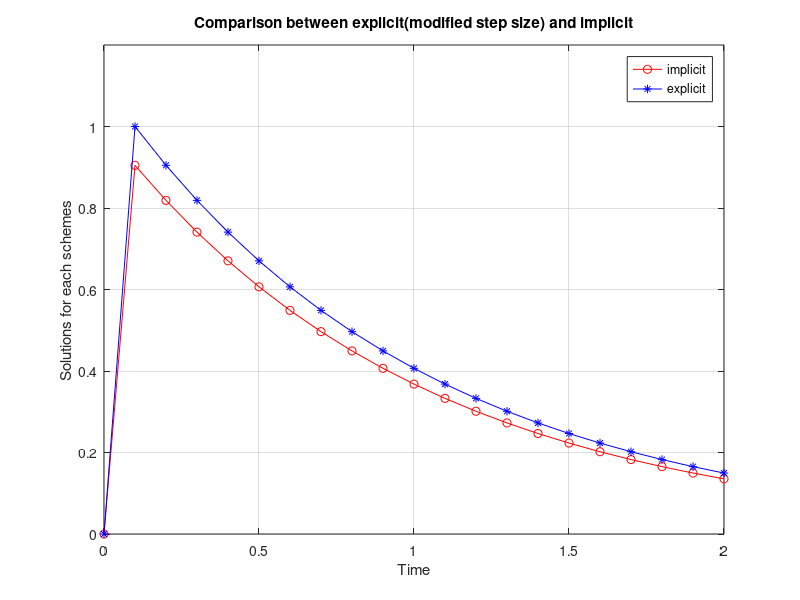

The MATLAB source for this figure:
% Problem 23.5
clear all, clc

% parameters 
global h
h=0.1; % fixed
a=100000; b=99999;
t=0:h:2; y_ex(1)=0; y_im(1)=0;

% explicit & implicit Euler 
for i=1:length(t)-1
    y_im(i+1)=(y_im(i)+b*h*exp(-t(i+1)))/(1+a*h);
    y_ex(i+1)=y_ex(i)+(-a*y_ex(i)+b*exp(-t(i)))*h;
end

% stability for explicit Euler
amplication_factor_now=abs(1+a*h)
modified_h=0.00001;

% using the modified step size
y_mex(1)=0;
for i=1:length(t)-1
    y_mex(i+1)=y_mex(i)+(-a*y_mex(i)+b*exp(-t(i)))*modified_h;
end

plot(t,y_im,'r-o',t,y_mex,'b-*'); grid
axis([0 2 0 1.2])
title('Comparison between explicit(modified step size) and implicit')
xlabel('Time'); ylabel('Solutions for each schemes')
legend('implicit','explicit')
